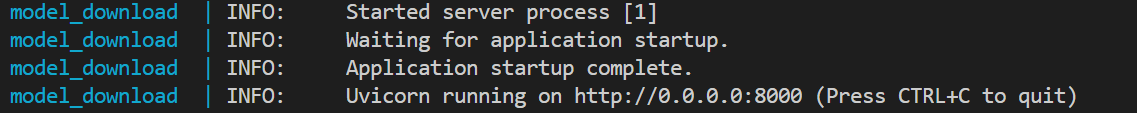
#> input picture microservices/model-download/docs/user-guide/image.png, 1137 x 113 px
$ python extract_and_match.py ../../../../microservices/model-download/docs/user-guide/image.png
#> lines starting #> are read from the running program, lines starting #| are printed output that depends on the picture
### libraries/sift-extractor/python/sift_extractor/__init__.py
# SPDX-FileCopyrightText: (C) 2026 Intel Corporation
# SPDX-License-Identifier: Apache-2.0
"""Intel SIFT extractor (OpenCL / SYCL) Python bindings.

This pip package installs only the Python extension. It does **not** install
the GPU driver or compute runtime.

System requirements (install separately for your OS / Intel GPU host):
  - Intel GPU driver with compute support
  - OpenCL ICD loader (`libOpenCL.so.1`) for the OpenCL backend
  - Intel oneAPI / Level Zero + SYCL runtime for the SYCL backend
    (e.g. source ``/opt/intel/oneapi/setvars.sh``, or equivalent packages)

Install pattern::

    # 1) GPU stack for your machine (driver + OpenCL / oneAPI) — not via pip
    # 2) pip install sift-extractor-*.whl

If ``import sift_extractor`` fails with a missing shared library, the stack is
incomplete — that is not a pip packaging defect.
"""

from __future__ import annotations

_STACK_HELP = (
    "Failed to load the sift_extractor native extension. "
    "This wheel does not ship the GPU stack. Ensure you have: "
    "(1) an Intel GPU driver, "
    "(2) OpenCL ICD (libOpenCL.so.1) for OpenCL, "
    "(3) Intel oneAPI/SYCL + Level Zero runtimes on the loader path for SYCL "
    "(often: source /opt/intel/oneapi/setvars.sh). "
    "See the package README 'System requirements' section."
)

try:
    from sift_extractor._native import (  # noqa: F401
        Backend,
        Extractor,
        __version__,
        available_backends,
        has_opencl_matcher,
        match,
        resolve_backend,
    )
except ImportError as exc:  # pragma: no cover - depends on host stack
    raise ImportError(_STACK_HELP) from exc

try:
    from sift_extractor._native import OpenCLMatcher  # noqa: F401
except ImportError:  # OpenCL matcher not built into this wheel
    OpenCLMatcher = None  # type: ignore[misc, assignment]

__all__ = [
    "Backend",
    "Extractor",
    "OpenCLMatcher",
    "__version__",
    "available_backends",
    "has_opencl_matcher",
    "match",
    "resolve_backend",
    "system_requirements",
]


def system_requirements() -> str:
    """Return the human-readable GPU stack requirements (not installed by pip)."""
    return (
        "Intel GPU driver; OpenCL ICD (libOpenCL.so.1); "
        "optional for SYCL: Intel oneAPI Level Zero + SYCL runtime "
        "(e.g. source /opt/intel/oneapi/setvars.sh)."
    )

### libraries/sift-extractor/python/samples/extract_and_match.py
#!/usr/bin/env python3
# SPDX-FileCopyrightText: (C) 2026 Intel Corporation
# SPDX-License-Identifier: Apache-2.0
"""Extract and match SIFT features on real image(s) with the Python bindings.

Always runs extract on both views, then Lowe-ratio match.

Examples:
  # One image → affine pair (30° / 0.85), extract both, then match:
  python python/samples/extract_and_match.py scene.pgm

  # Two real views:
  python python/samples/extract_and_match.py left.png right.png

  python python/samples/extract_and_match.py a.pgm b.pgm --backend opencl --ratio 0.8
"""

from __future__ import annotations

import argparse
import sys
from pathlib import Path

import numpy as np
import sift_extractor


def load_pgm(path: Path) -> np.ndarray:
    data = path.read_bytes()
    if not data.startswith(b"P5"):
        raise ValueError(f"only binary PGM P5 is supported without OpenCV/PIL: {path}")
    values: list[int] = []
    i = 2
    while i < len(data) and len(values) < 3:
        while i < len(data) and data[i] in b" \t\r\n":
            i += 1
        if i < len(data) and data[i] == ord("#"):
            while i < len(data) and data[i] not in b"\r\n":
                i += 1
            continue
        start = i
        while i < len(data) and data[i] not in b" \t\r\n":
            i += 1
        values.append(int(data[start:i]))
    # P5: exactly one whitespace after maxval; further bytes are raster (may be
    # 0x20/0x09/0x0d and must not be treated as header separators).
    if i >= len(data) or data[i] not in b" \t\r\n":
        raise ValueError(f"PGM header missing whitespace before raster: {path}")
    i += 1
    width, height, max_value = values
    if max_value <= 0 or max_value > 255:
        raise ValueError(f"unsupported PGM maxval: {max_value}")
    raster = np.frombuffer(data, dtype=np.uint8, count=width * height, offset=i)
    return raster.reshape((height, width)).astype(np.float32)


def load_image(path: Path) -> np.ndarray:
    suffix = path.suffix.lower()
    if suffix == ".pgm":
        return load_pgm(path)

    try:
        import cv2  # type: ignore
    except ImportError:
        cv2 = None
    if cv2 is not None:
        gray = cv2.imread(str(path), cv2.IMREAD_GRAYSCALE)
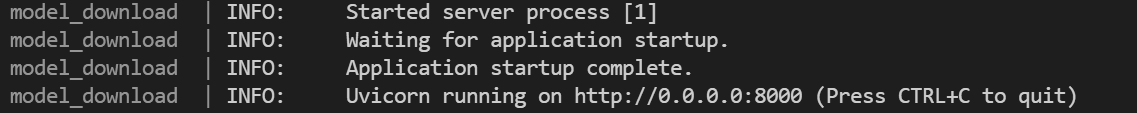
#> gray: shape (113, 1137); min 30, max 204, mean 46.3
        if gray is None:
            raise FileNotFoundError(f"OpenCV could not read image: {path}")
        return gray.astype(np.float32)

    try:
        from PIL import Image  # type: ignore
    except ImportError as exc:
        raise SystemExit(
            "PNG/JPEG require OpenCV (cv2) or Pillow. "
            "Install one of them, or pass a binary .pgm file."
        ) from exc
    with Image.open(path) as img:
        return np.asarray(img.convert("L"), dtype=np.float32)


def maybe_downscale(image: np.ndarray, max_side: int) -> np.ndarray:
#> called with max_side = 1280
    if max_side <= 0:
        return image
    height, width = image.shape
#> height = 113; width = 1137
    scale = min(1.0, float(max_side) / float(max(height, width)))
#> scale = 1
    if scale >= 1.0:
        return image
    new_w = max(1, int(round(width * scale)))
    new_h = max(1, int(round(height * scale)))
    try:
        import cv2  # type: ignore

        return cv2.resize(image, (new_w, new_h), interpolation=cv2.INTER_AREA)
    except ImportError:
        ys = (np.linspace(0, height - 1, new_h)).astype(np.int32)
        xs = (np.linspace(0, width - 1, new_w)).astype(np.int32)
        return image[ys][:, xs].copy()


def affine_warp(image: np.ndarray, degrees: float = 30.0, scale: float = 0.85) -> np.ndarray:
    """Warp like the quality protocol (rotation + uniform scale about center)."""
#> called with degrees = 30, scale = 0.85
    try:
        import cv2  # type: ignore
    except ImportError as exc:
        raise SystemExit("--affine-pair requires OpenCV (cv2) for warpAffine.") from exc
    height, width = image.shape
#> height = 113; width = 1137
    center = (width * 0.5, height * 0.5)
#> center = (568.5, 56.5)
    matrix = cv2.getRotationMatrix2D(center, degrees, scale)
    return cv2.warpAffine(
        image, matrix, (width, height), flags=cv2.INTER_LINEAR, borderValue=0
    ).astype(np.float32)
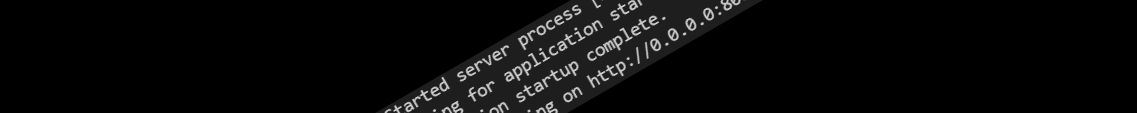
#> returned value: shape (113, 1137) float32; min 0, max 204, mean 9.6


def extract(image: np.ndarray, backend: str) -> tuple[list, str]:
    height, width = image.shape
    ext = sift_extractor.Extractor(width, height, backend=backend)
    return list(ext.extract(image)), ext.backend


def main() -> int:
    parser = argparse.ArgumentParser(
        description="Extract and match SIFT features on real image(s)."
    )
    parser.add_argument("image", type=Path, help="First image (.pgm / .png / .jpg)")
    parser.add_argument(
        "image2",
        nargs="?",
        type=Path,
        default=None,
        help="Optional second image; if omitted, warp image1 (30° / 0.85) and match",
    )
    parser.add_argument(
        "--affine-pair",
        action="store_true",
        help="Force affine warp of image1 even if image2 is omitted (default when alone)",
    )
    parser.add_argument(
        "--backend",
        default="auto",
        choices=("auto", "opencl", "sycl"),
        help="Extract backend (default: auto)",
    )
    parser.add_argument(
        "--ratio",
        type=float,
        default=0.8,
        help="Lowe ratio on matcher ambiguity (default: 0.8)",
    )
    parser.add_argument(
        "--max-side",
        type=int,
        default=1280,
        help="Downscale so max(H,W) <= this (0 disables). Default: 1280",
    )
    args = parser.parse_args()

    if not args.image.is_file():
        print(f"image not found: {args.image}", file=sys.stderr)
        return 2
    if args.image2 is not None and args.affine_pair:
        print("use either image2 or --affine-pair, not both", file=sys.stderr)
        return 2
    if args.image2 is not None and not args.image2.is_file():
        print(f"image not found: {args.image2}", file=sys.stderr)
        return 2

    # Single image ⇒ affine pair so the sample always demonstrates extract+match.
    use_affine = args.affine_pair or args.image2 is None

    print("version:", sift_extractor.__version__)
    print("system_requirements:", sift_extractor.system_requirements())
    print("available_backends:", list(sift_extractor.available_backends()))
    print("has_opencl_matcher:", bool(sift_extractor.has_opencl_matcher))

    image1 = maybe_downscale(load_image(args.image), args.max_side)
    if use_affine:
        image2 = affine_warp(image1)
        pair_desc = f"{args.image} + affine(30deg,0.85)"
    else:
        image2 = maybe_downscale(load_image(args.image2), args.max_side)
        pair_desc = f"{args.image} ↔ {args.image2}"

    h1, w1 = image1.shape
#> h1 = 113; w1 = 1137
    h2, w2 = image2.shape
#> h2 = 113; w2 = 1137
    print(f"pair: {pair_desc}")
    print(f"image1 shape={w1}x{h1}  image2 shape={w2}x{h2}")
#| image1 shape=1137x113  image2 shape=1137x113

    print("--- extract ---")
    try:
        feats1, resolved1 = extract(image1, args.backend)
        feats2, resolved2 = extract(image2, args.backend)
    except Exception as exc:  # noqa: BLE001
        print(f"extract FAILED: {exc}", file=sys.stderr)
        return 1

    print(
        f"backend_request={args.backend!r} "
        f"resolved=({resolved1!r},{resolved2!r}) "
        f"features=({len(feats1)},{len(feats2)})"
    )
    if feats1:
        f0 = max(feats1, key=lambda f: float(f["response"]))
        print(
            f"  img1 strongest: x={f0['x']:.2f} y={f0['y']:.2f} "
            f"scale={f0['scale']:.3f} response={f0['response']:.4f}"
        )

    print("--- match ---")
    try:
        matches = list(sift_extractor.match(feats1, feats2, ratio=args.ratio))
    except Exception as exc:  # noqa: BLE001
        print(f"match FAILED: {exc}", file=sys.stderr)
        return 1

    matcher = "opencl" if sift_extractor.has_opencl_matcher else "host"
    print(
        f"matcher={matcher} ratio={args.ratio}: {len(matches)} "
        f"accepted of {len(feats1)} queries"
    )
    for match in matches[:5]:
        q = feats1[int(match["query_index"])]
        print(
            f"  q[{match['query_index']}] ({q['x']:.1f},{q['y']:.1f}) -> "
            f"t[{match['train_index']}] ({match['match_x']:.1f},{match['match_y']:.1f}) "
            f"score={match['score']:.4f} ambiguity={match['ambiguity']:.4f}"
        )
    print(
        f"done: extract features=({len(feats1)},{len(feats2)}) "
        f"+ match accepted={len(matches)}"
    )
    return 0


if __name__ == "__main__":
#> (the run stopped early here; a loop or call above may not have finished)
